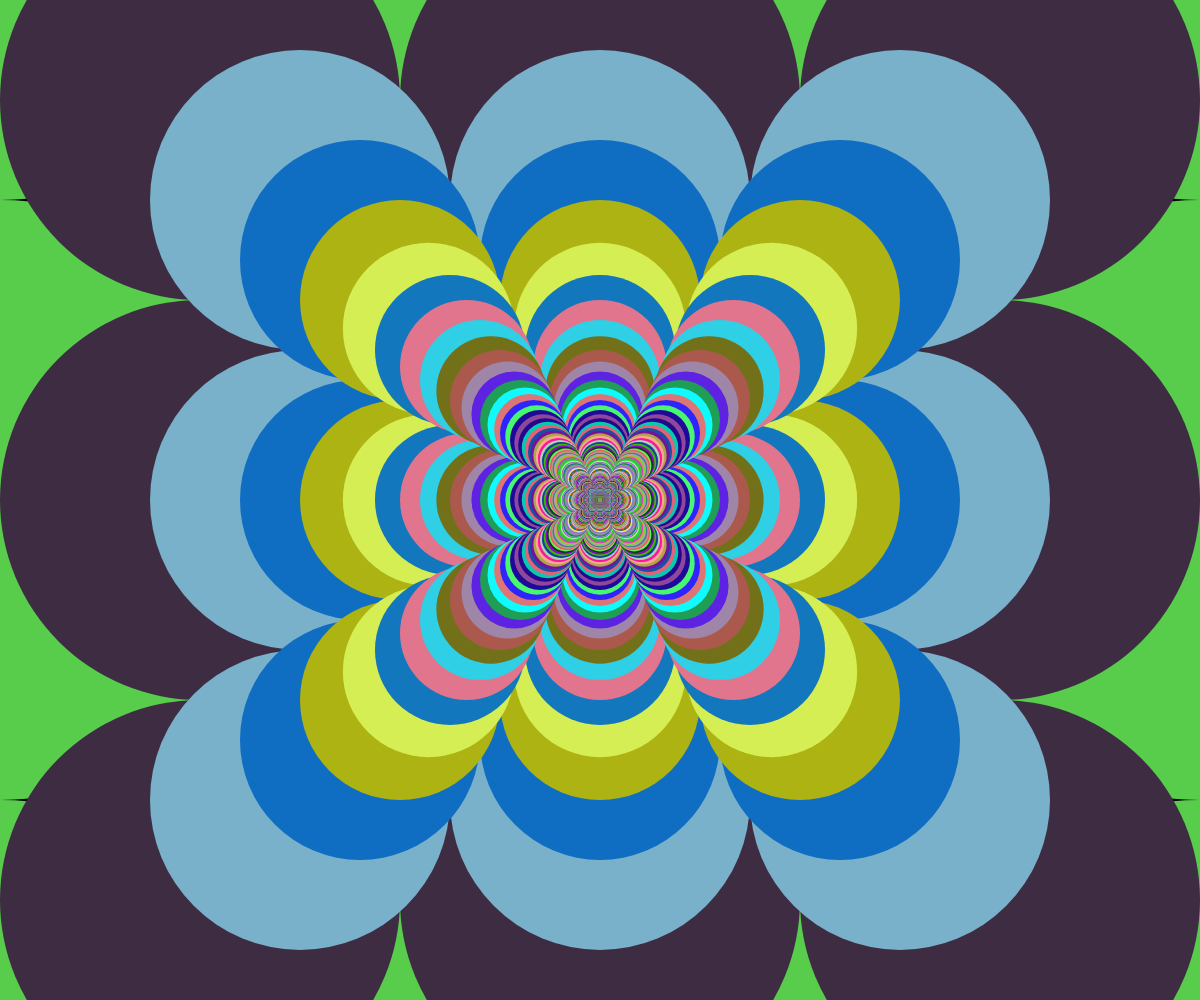
Frame 1 (no input)
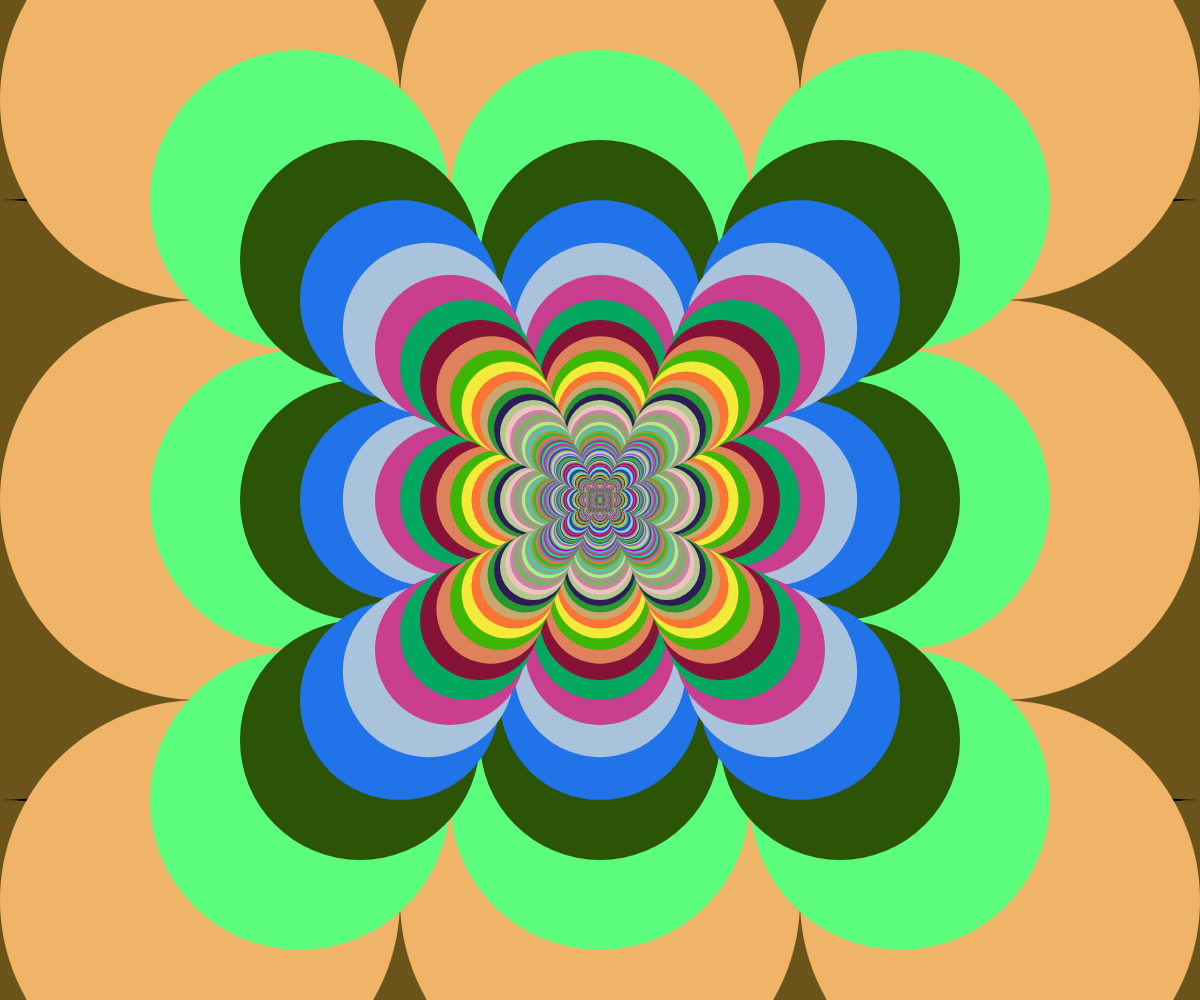
Frame 2 (the mouse pressed at the canvas centre, redrawn once)

The p5.js sketch that drew these frames (run headless with seeded random() and noise() and a simulated clock; the mouse was pressed at the canvas centre and the sketch redrawn once):

// p5.js sketch
// ── sketch.js
// Project Title
// Your Name
// Date
//
// Extra for Experts:
// - describe what you did to take this project "above and beyond"


function setup() {
  createCanvas(windowWidth, windowHeight);
  noLoop();
  noStroke();
}

function circleSpiral(){
  for (let c = 1; c < width; c ++){
    fill(random(255), random(255), random(255));
    ellipse(width/2 + width/c, height/2 + width/c, width/c);
    ellipse(width/2 - width/c, height/2 - width/c, width/c);
    ellipse(width/2, height/2 + width/c, width/c);
    ellipse(width/2, height/2 - width/c, width/c);
    ellipse(width/2 - width/c, height/2 + width/c, width/c);
    ellipse(width/2 + width/c, height/2 - width/c, width/c);
    ellipse(width/2 - width/c, height/2, width/c);
    ellipse(width/2 + width/c, height/2, width/c);
  }
}

function draw() {
  background(0);
  circleSpiral();
}
